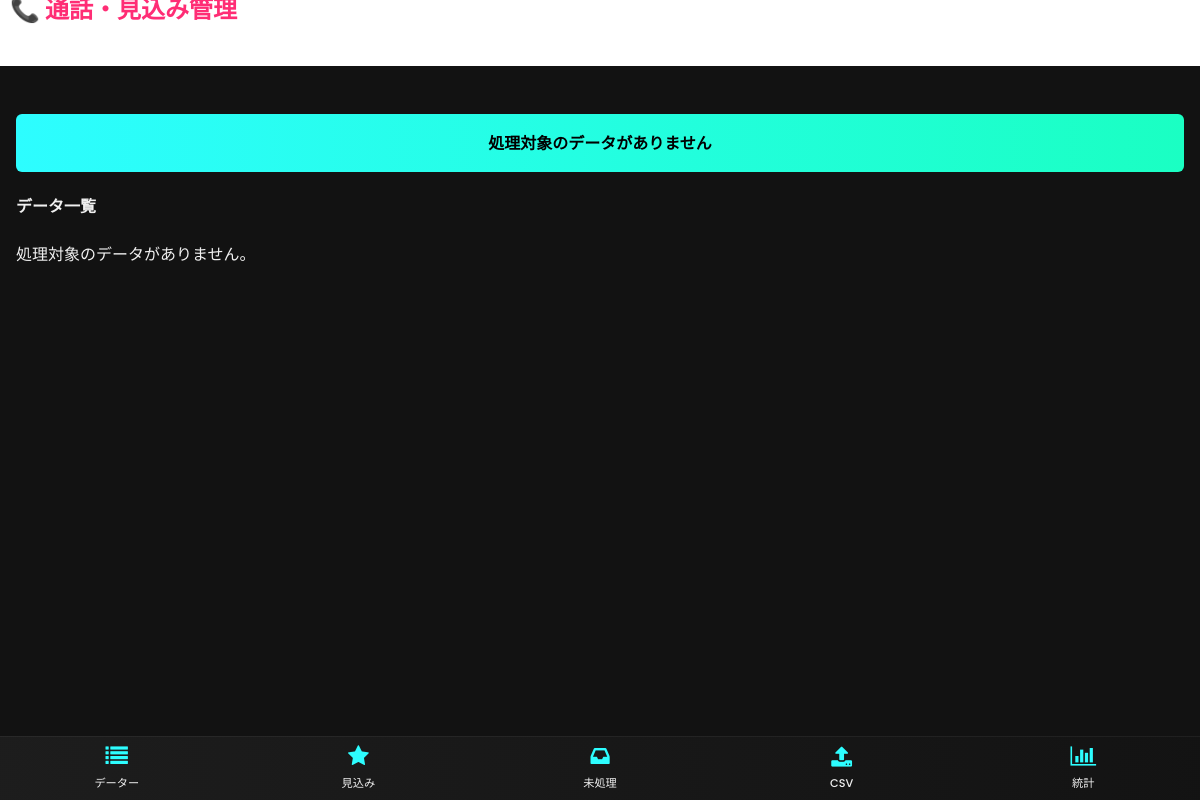
Before: /records with the older database file.
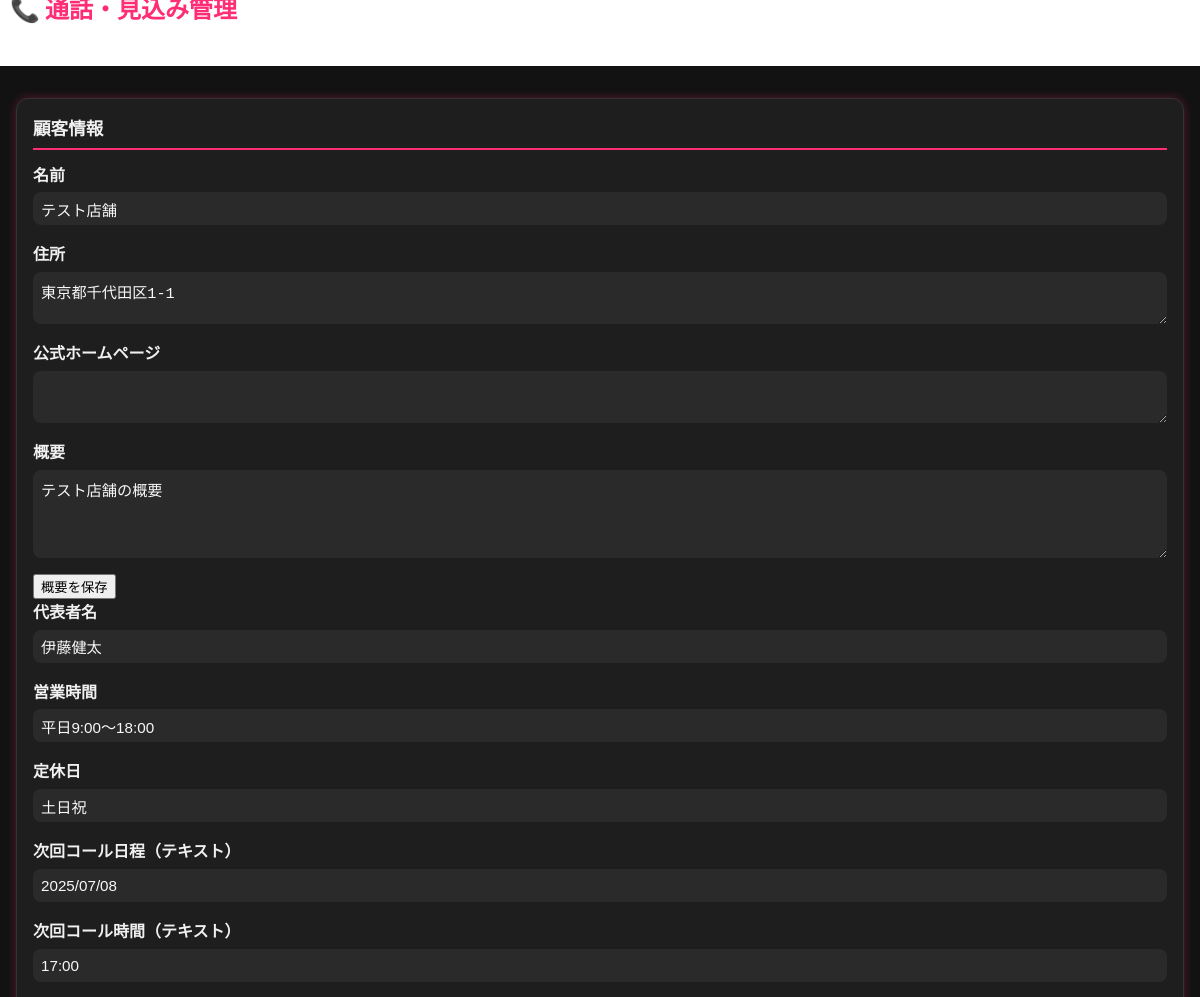
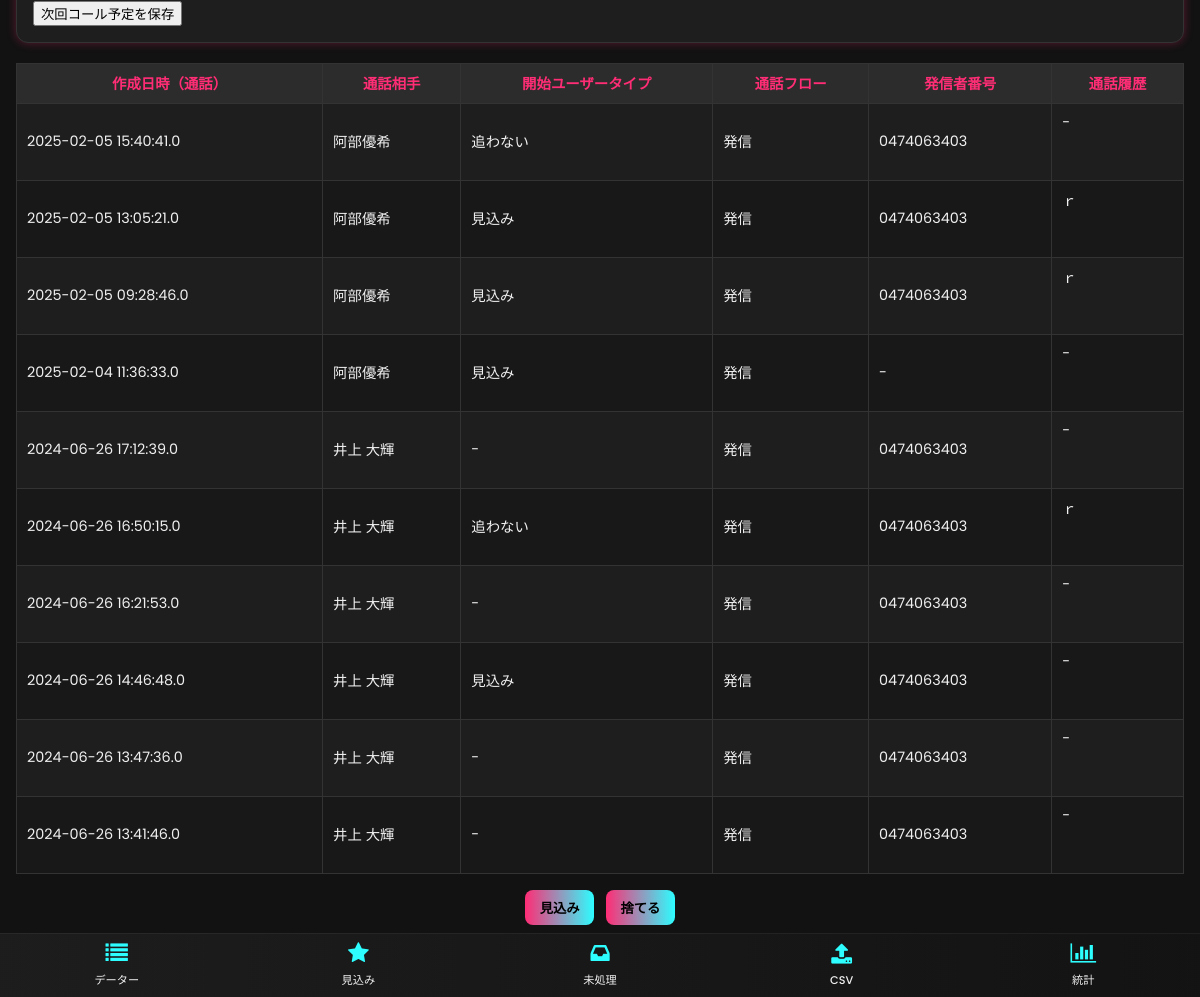
After: the same page with the newer database file (2 pictures, top to bottom).
### tables this page shows
CREATE TABLE datasets (
                id INTEGER PRIMARY KEY AUTOINCREMENT,
                shop_name TEXT NOT NULL,
                address TEXT NOT NULL,
                csv_name TEXT DEFAULT NULL,
                status TEXT NOT NULL DEFAULT 'active',
                created_at TIMESTAMP DEFAULT CURRENT_TIMESTAMP
            , phone TEXT, next_call_date TEXT, next_call_time TEXT, top_name TEXT, time TEXT, day TEXT, summary TEXT, has_homepage INTEGER NOT NULL DEFAULT 0, homepage_url TEXT);

CREATE TABLE calls (
                id INTEGER PRIMARY KEY AUTOINCREMENT,
                dataset_id INTEGER,
                start_user_type TEXT NOT NULL,
                callee TEXT NOT NULL,
                call_flow TEXT DEFAULT NULL,
                caller_number TEXT NOT NULL,
                content TEXT DEFAULT NULL,
                created_at TIMESTAMP DEFAULT CURRENT_TIMESTAMP, date TEXT,
                FOREIGN KEY(dataset_id) REFERENCES datasets(id) ON DELETE CASCADE
            );

### src/routes.py (the view)
@bp.route("/records")
def list_records():
    after = request.args.get("after", type=int)
    with get_cursor() as cur:
        if after:
            cur.execute(
                "SELECT * FROM datasets WHERE status='active' AND id>? ORDER BY id ASC LIMIT 1",
                (after,),
            )
        else:
            cur.execute(
                "SELECT * FROM datasets WHERE status='active' ORDER BY id ASC LIMIT 1"
            )
        ds = cur.fetchone()
        if not ds:
            flash("処理対象のデータがありません", "success")
            return render_template("list.html", dataset=None, calls=[])
        dataset = dict(ds)
        cur.execute(
            "SELECT * FROM calls WHERE dataset_id=? ORDER BY id ASC",
            (dataset["id"],),
        )
        calls = [dict(r) for r in cur.fetchall()]
    return render_template("list.html", dataset=dataset, calls=calls)

### src/db.py (called while the page is built)
def ensure_dir(path: str):
    d = os.path.dirname(path)
    if d and not os.path.exists(d):
        os.makedirs(d, exist_ok=True)

def get_connection():
    ensure_dir(DB_PATH)
    conn = sqlite3.connect(DB_PATH)
    conn.row_factory = sqlite3.Row
    return conn

@contextmanager
def get_cursor():
    conn = get_connection()
    cur = conn.cursor()
    try:
        yield cur
        conn.commit()
    finally:
        cur.close()
        conn.close()

### templates/list.html
{% extends 'base.html' %}
{% block content %}
  {% if not dataset %}
    <h4>データ一覧</h4>
    <p>処理対象のデータがありません。</p>
  {% else %}
    <div class="left-panel">
    <h2 style="border-bottom: 1px solid  linear-gradient(to right, #ff2d75, #ff6a95);">顧客情報</h2>
    <div class="form-group">
      <label>名前</label>
      <input type="text" value="{{ dataset.shop_name }}">
    </div>
    <div class="form-group">
      <label>住所</label>
      <textarea rows="2">{{ dataset.address }}</textarea>
    </div>
    <div class="form-group">
      <label>公式ホームページ</label>
      <textarea rows="2" readonly>{{ dataset.homepage_url or '' }}</textarea>
    </div>
    <form method="post" action="{{ url_for('main.update_summary', dataset_id=dataset.id) }}">
      <div class="form-group">
        <label>概要</label>
        <textarea name="summary" rows="4" placeholder="店舗の概要や特記事項など">{{ dataset.summary or '' }}</textarea>
      </div>
      <button type="submit">概要を保存</button>
    </form>
    <div class="form-group">
      <label>代表者名</label>
      <input type="text" value="{{ dataset.top_name or '' }}">
    </div>
    <div class="form-group">
      <label>営業時間</label>
      <input type="text" value="{{ dataset.time or '' }}">
    </div>
    <div class="form-group">
      <label>定休日</label>
      <input type="text" value="{{ dataset.day or '' }}">
    </div>
    <form method="post" action="{{ url_for('main.update_next_call', dataset_id=dataset.id) }}">
      <div class="form-group">
        <label>次回コール日程（テキスト）</label>
        <input type="text" name="next_call_date" value="{{ dataset.next_call_date or '' }}" placeholder="例: 2025-10-10 / 来週金曜" />
      </div>
      <div class="form-group">
        <label>次回コール時間（テキスト）</label>
        <input type="text" name="next_call_time" value="{{ dataset.next_call_time or '' }}" placeholder="例: 14:00 / 午後2時" />
      </div>
      <button type="submit">次回コール予定を保存</button>
    </form>
  </div>
    {% if calls %}
    <div style="overflow:auto">
      <table>
        <thead>
          <tr>
            <th>作成日時（通話）</th>
            <th>通話相手</th>
            <th>開始ユーザータイプ</th>
            <th>通話フロー</th>
            <th>発信者番号</th>
            <th>通話履歴</th>
          </tr>
        </thead>
        <tbody>
          {% for r in calls %}
          <tr>
             <td>{{ r.date or r.created_at }}</td>
             <td>{{ r.callee }}</td>
            <td>{{ r.start_user_type }}</td>
            <td>{{ r.call_flow or '-' }}</td>
            <td>{{ r.caller_number }}</td>
            <td><div style="white-space: pre-wrap; height:60px; width:100%; max-width:500px; overflow:auto">{{ r.content or '-' }}</div></td>
          </tr>
          {% endfor %}
        </tbody>
      </table>
    </div>
    {% else %}
      <p>このデータセットには行がありません。</p>
    {% endif %}
    <div class="actions" style="margin-top: 1rem">
      <form class="inline" method="post" action="{{ url_for('main.mark_prospect', dataset_id=dataset.id) }}">
        <button type="submit">見込み</button>
      </form>
      <form class="inline" method="post" action="{{ url_for('main.discard_dataset', dataset_id=dataset.id) }}" onsubmit="return confirm('このデータセットを削除しますか？');">
        <button type="submit">捨てる</button>
      </form>
    </div>
  {% endif %}
{% endblock %}

### templates/base.html (shortened to what this page needs)
<!DOCTYPE html>
<html lang="ja">
<head>
</head>
<body>
  <header>
    <h3>📞 通話・見込み管理</h3>
  </header>
  <div class="main">
  {% with messages = get_flashed_messages(with_categories=true) %}
    {% if messages %}
      <ul>
        {% for category, message in messages %}
          <li class="{{ category }}">{{ message }}</li>
        {% endfor %}
      </ul>
    {% endif %}
  {% endwith %}
  {% block content %}{% endblock %}
<footer class="icon-footer" role="contentinfo" aria-label="ショートカット">
  <a href="{{ url_for('main.list_records') }}" title="データー一覧">
    <i class="fa fa-list" aria-hidden="true"></i>
    <span>データー</span>
  </a>
  <a href="{{ url_for('main.list_prospects') }}" title="見込み一覧">
    <i class="fa fa-star" aria-hidden="true"></i>
    <span>見込み</span>
  </a>
  <a href="{{ url_for('main.list_unprocessed') }}" title="未処理一覧">
    <i class="fa fa-inbox" aria-hidden="true"></i>
    <span>未処理</span>
  </a>
  <a href="{{ url_for('main.upload_csv') }}" title="CSV取り込み">
    <i class="fa fa-upload" aria-hidden="true"></i>
    <span>CSV</span>
  </a>
  <a href="{{ url_for('main.stats_page') }}" title="統計">
    <i class="fa fa-bar-chart" aria-hidden="true"></i>
    <span>統計</span>
  </a>
</footer>
<link rel="stylesheet" href="https://cdnjs.cloudflare.com/ajax/libs/font-awesome/4.7.0/css/font-awesome.min.css">
  </div>
</body>
</html>

### templates/base.html (style rules this page uses)
:root { --color-bg: #121212; --color-panel: #1e1e1e; --color-accent1: #ff2d75; --color-accent2: #2dfdff; --color-text: #f0f0f0; }
body { margin: 0; font-family: 'Poppins', sans-serif; background-color: var(--color-bg); color: var(--color-text); font-size: 16px; }
*, *::before, *::after { box-sizing: border-box; }
a { color: var(--color-accent2); text-decoration: none; font-weight: 500; }
header { padding: 10px; display: flex; flex-direction: column; gap: 0.5rem; margin-bottom: 1rem; padding-bottom: 0; border-bottom: none; background-color: white; width: 100%; height: 60px; }
h3 { margin: 0; font-size: 1.5rem; color: var(--color-accent1); display: inline-block; padding-bottom: 0.25rem; }
table { width: 100%; border-collapse: collapse; background: var(--color-panel); border: 1px solid #333; }
th, td { padding: 8px 10px; border: 1px solid #333; font-size: 0.9rem; white-space: nowrap; }
th { background: #2c2c2c; color: var(--color-accent1); }
tr:nth-child(even) { background-color: #181818; }
form.inline { display: inline; }
@media (min-width: 768px) { header { flex-direction: row; align-items: center; justify-content: space-between; } }
.icon-footer { position: fixed; left: 0; right: 0; bottom: 0; display: flex; justify-content: space-around; align-items: center; background: linear-gradient(90deg, rgba(30,30,30,0.96), rgba(20,20,20,0.96)); border-top: 1px solid rgba(255,255,255,0.05); padding: 0.5rem 0; z-index: 9999; gap: 0.5rem; }
.icon-footer a { color: var(--color-accent2); text-align: center; font-size: 0.85rem; display: flex; flex-direction: column; align-items: center; gap: 0.25rem; width: 72px; text-decoration: none; }
.icon-footer i.fa { font-size: 1.4rem; line-height: 1; display: block; color: var(--color-accent2); }
.icon-footer a span { font-size: 0.7rem; color: var(--color-text); margin-top: 0.15rem; }
main, .table-container, .actions, header, .nav { padding-bottom: 3.5rem; }
.left-panel h2 { font-size: 1.1rem; color: var(--color-text); border-bottom: 2px solid var(--color-accent1); padding-bottom: 0.35rem; margin-top: 0; margin-bottom: 0.75rem; }
.left-panel, .right-panel { background: #1e1e1e; border: 1px solid #333; padding: 1rem; border-radius: 12px; box-shadow: 0 0 10px rgba(255, 45, 117, 0.3); }
.left-panel { flex: 1 1 35%; min-width: 300px; margin-bottom: 20px; }
.left-panel { flex: 1 1 35%; min-width: 300px; padding: 1rem; }
.form-group { margin-bottom: 1rem; }
.actions { display: flex; justify-content: center; gap: 0.75rem; align-items: center; }
.actions .inline button { background: linear-gradient(to right, var(--color-accent1), var(--color-accent2)); color: #000; border: none; padding: 0.5rem 0.9rem; border-radius: 8px; cursor: pointer; font-weight: 600; }
.actions { width: 100%; box-sizing: border-box; }
.actions .inline { display: inline-block; margin: 0; }
label { font-weight: 600; margin-bottom: 0.3rem; display: block; }
input, select, textarea { width: 100%; max-width: 100%; padding: 0.5rem; font-size: 0.95rem; border: none; border-radius: 8px; background-color: #2a2a2a; color: #f8f8f8; box-sizing: border-box; display: block; }
textarea { resize: vertical; }
.main { padding: 1rem; }

Changed rows visible on the page:
added datasets: shop_name "テスト店舗", address "東京都千代田区1-1", summary "テスト店舗の概要", top_name "伊藤健太", time "平日9:00～18:00", day "土日祝", next_call_date "2025/07/08", next_call_time "17:00"
added calls: date "2025-02-05 15:40:41.0", callee "阿部優希", start_user_type "追わない", call_flow "発信", caller_number "0474063403", content "-"
added calls: date "2025-02-05 13:05:21.0", callee "阿部優希", start_user_type "見込み", call_flow "発信", caller_number "0474063403", content "ｒ"
added calls: date "2025-02-05 09:28:46.0", callee "阿部優希", start_user_type "見込み", call_flow "発信", caller_number "0474063403", content "ｒ"
added calls: date "2025-02-04 11:36:33.0", callee "阿部優希", start_user_type "見込み", call_flow "発信", caller_number "-", content "-"
added calls: date "2024-06-26 17:12:39.0", callee "井上 大輝", start_user_type "-", call_flow "発信", caller_number "0474063403", content "-"
added calls: date "2024-06-26 16:50:15.0", callee "井上 大輝", start_user_type "追わない", call_flow "発信", caller_number "0474063403", content "ｒ"
added calls: date "2024-06-26 16:21:53.0", callee "井上 大輝", start_user_type "-", call_flow "発信", caller_number "0474063403", content "-"
added calls: date "2024-06-26 14:46:48.0", callee "井上 大輝", start_user_type "見込み", call_flow "発信", caller_number "0474063403", content "-"
added calls: date "2024-06-26 13:47:36.0", callee "井上 大輝", start_user_type "-", call_flow "発信", caller_number "0474063403", content "-"
added calls: date "2024-06-26 13:41:46.0", callee "井上 大輝", start_user_type "-", call_flow "発信", caller_number "0474063403", content "-"
Other visible differences:
text no longer shown: "データ一覧 処理対象のデータがありません。"
text now shown: "顧客情報 名前 住所 公式ホームページ 概要 概要を保存 代表者名 営業時間 定休日 次回コール日程（テキスト） 次回コール時間（テキスト） 次回コール予定を保存 作成日時（通話） 通話相手 開始ユーザータイプ 通話フロー 発信者番号 通話履歴 見込み 捨てる"
list line gone: "処理対象のデータがありません"
